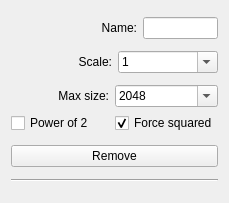
<?xml version="1.0" encoding="UTF-8"?>
<ui version="4.0">
 <class>ScalingVariantWidget</class>
 <widget class="QWidget" name="ScalingVariantWidget">
  <property name="geometry">
   <rect>
    <x>0</x>
    <y>0</y>
    <width>229</width>
    <height>203</height>
   </rect>
  </property>
  <property name="windowTitle">
   <string>Form</string>
  </property>
  <layout class="QVBoxLayout" name="verticalLayout">
   <item>
    <layout class="QHBoxLayout" name="horizontalLayout">
     <item>
      <widget class="QLabel" name="label">
       <property name="sizePolicy">
        <sizepolicy hsizetype="Preferred" vsizetype="Preferred">
         <horstretch>0</horstretch>
         <verstretch>0</verstretch>
        </sizepolicy>
       </property>
       <property name="text">
        <string>Name:</string>
       </property>
       <property name="alignment">
        <set>Qt::AlignRight|Qt::AlignTrailing|Qt::AlignVCenter</set>
       </property>
      </widget>
     </item>
     <item>
      <widget class="QLineEdit" name="nameLineEdit">
       <property name="sizePolicy">
        <sizepolicy hsizetype="Preferred" vsizetype="Fixed">
         <horstretch>0</horstretch>
         <verstretch>0</verstretch>
        </sizepolicy>
       </property>
       <property name="minimumSize">
        <size>
         <width>0</width>
         <height>0</height>
        </size>
       </property>
       <property name="maximumSize">
        <size>
         <width>75</width>
         <height>16777215</height>
        </size>
       </property>
      </widget>
     </item>
    </layout>
   </item>
   <item>
    <layout class="QHBoxLayout" name="horizontalLayout_1">
     <item>
      <widget class="QLabel" name="label_1">
       <property name="sizePolicy">
        <sizepolicy hsizetype="Preferred" vsizetype="Preferred">
         <horstretch>0</horstretch>
         <verstretch>0</verstretch>
        </sizepolicy>
       </property>
       <property name="text">
        <string>Scale:</string>
       </property>
       <property name="alignment">
        <set>Qt::AlignRight|Qt::AlignTrailing|Qt::AlignVCenter</set>
       </property>
      </widget>
     </item>
     <item>
      <widget class="QComboBox" name="scaleComboBox">
       <property name="editable">
        <bool>true</bool>
       </property>
       <item>
        <property name="text">
         <string>1</string>
        </property>
       </item>
       <item>
        <property name="text">
         <string>0.5</string>
        </property>
       </item>
       <item>
        <property name="text">
         <string>0.25</string>
        </property>
       </item>
      </widget>
     </item>
    </layout>
   </item>
   <item>
    <layout class="QGridLayout" name="gridLayout">
     <item row="0" column="1">
      <widget class="QComboBox" name="maxTextureSizeComboBox">
       <property name="toolTip">
        <string>&lt;html&gt;&lt;head/&gt;&lt;body&gt;&lt;p&gt;&lt;span style=&quot; font-size:18pt; font-weight:600;&quot;&gt;Max size&lt;/span&gt;&lt;/p&gt;&lt;p&gt;Sets the maximum size for the texture, default is 8192.&lt;/p&gt;&lt;/body&gt;&lt;/html&gt;</string>
       </property>
       <property name="editable">
        <bool>true</bool>
       </property>
       <property name="currentIndex">
        <number>6</number>
       </property>
       <item>
        <property name="text">
         <string>32</string>
        </property>
       </item>
       <item>
        <property name="text">
         <string>64</string>
        </property>
       </item>
       <item>
        <property name="text">
         <string>128</string>
        </property>
       </item>
       <item>
        <property name="text">
         <string>256</string>
        </property>
       </item>
       <item>
        <property name="text">
         <string>512</string>
        </property>
       </item>
       <item>
        <property name="text">
         <string>1024</string>
        </property>
       </item>
       <item>
        <property name="text">
         <string>2048</string>
        </property>
       </item>
       <item>
        <property name="text">
         <string>4096</string>
        </property>
       </item>
       <item>
        <property name="text">
         <string>8192</string>
        </property>
       </item>
      </widget>
     </item>
     <item row="0" column="0">
      <widget class="QLabel" name="label_2">
       <property name="sizePolicy">
        <sizepolicy hsizetype="Preferred" vsizetype="Preferred">
         <horstretch>0</horstretch>
         <verstretch>0</verstretch>
        </sizepolicy>
       </property>
       <property name="text">
        <string>Max size:</string>
       </property>
       <property name="alignment">
        <set>Qt::AlignRight|Qt::AlignTrailing|Qt::AlignVCenter</set>
       </property>
      </widget>
     </item>
     <item row="1" column="0">
      <widget class="QCheckBox" name="pow2CheckBox">
       <property name="text">
        <string>Power of 2</string>
       </property>
      </widget>
     </item>
     <item row="1" column="1">
      <widget class="QCheckBox" name="forceSquaredCheckBox">
       <property name="text">
        <string>Force squared</string>
       </property>
       <property name="checked">
        <bool>true</bool>
       </property>
      </widget>
     </item>
    </layout>
   </item>
   <item>
    <widget class="QPushButton" name="removePushButton">
     <property name="text">
      <string>Remove</string>
     </property>
     <property name="icon">
      <iconset resource="resources.qrc">
       <normaloff>:/res/icon-delete.png</normaloff>:/res/icon-delete.png</iconset>
     </property>
    </widget>
   </item>
   <item>
    <widget class="Line" name="line">
     <property name="orientation">
      <enum>Qt::Horizontal</enum>
     </property>
    </widget>
   </item>
  </layout>
 </widget>
 <resources>
  <include location="resources.qrc"/>
 </resources>
 <connections/>
</ui>
